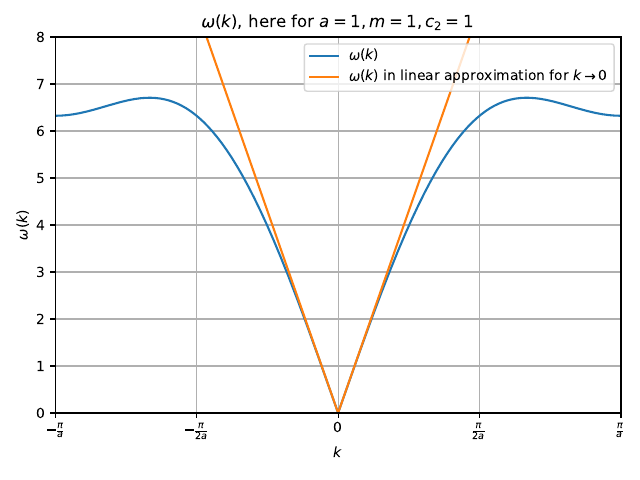

Write the Python code that produced this figure.
import numpy as np
import matplotlib.pyplot as plt

a = 1
c1 = 5
x = np.linspace(-np.pi/a,np.pi/a,10000)

y = 2 * np.sqrt(c1*(2*(np.sin(x*a/2))**2 + (np.sin(x*a))**2))
y_approx = 2*np.sqrt(c1*(2*(x*a/2)**2 + (x*a)**2))

plt.plot(x, y, label=r'$\omega(k)$')
plt.plot(x,y_approx, label=r'$\omega(k)$ in linear approximation for $k \rightarrow 0$')
plt.title(r'$\omega(k)$, here for $a=1, m=1, c_2=1$')
plt.xticks([-np.pi/a,-np.pi/(2*a),0,np.pi/(2*a),np.pi/a],[r'$-\frac{\pi}{a}$',r'$-\frac{\pi}{2a}$', r'$0$',r'$\frac{\pi}{2a}$', r'$\frac{\pi}{a}$'])
plt.xlim(-np.pi/a,np.pi/a)
plt.xlabel(r'$k$')
plt.ylabel(r'$\omega(k)$')
plt.ylim(0,8)
plt.grid()
plt.legend()
plt.tight_layout()
plt.savefig('dispersion.pdf')